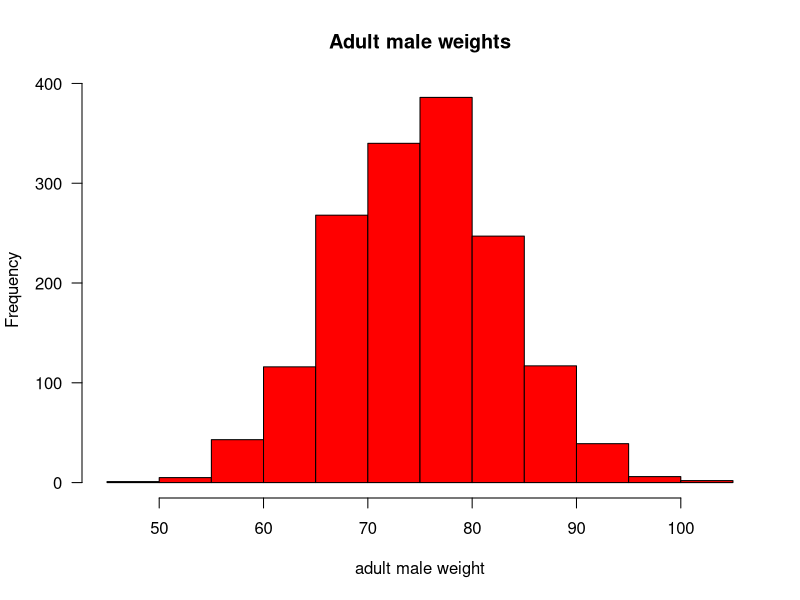
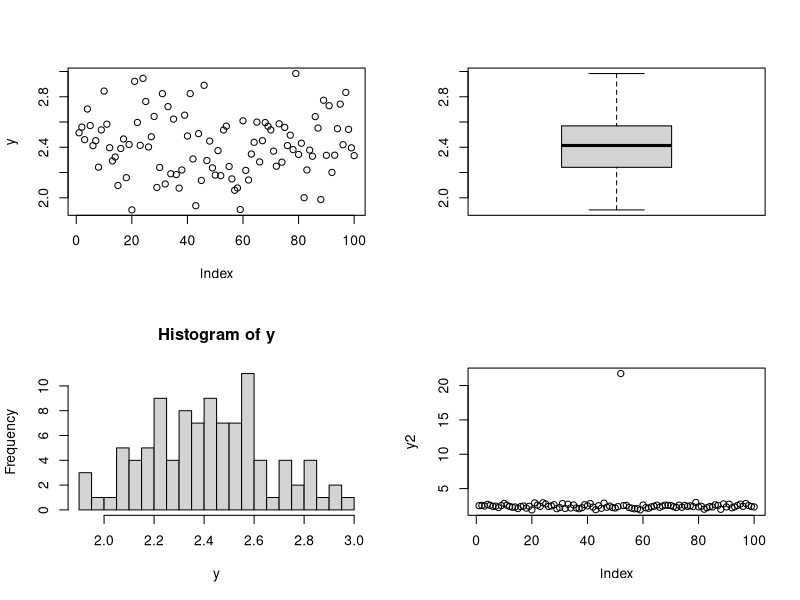
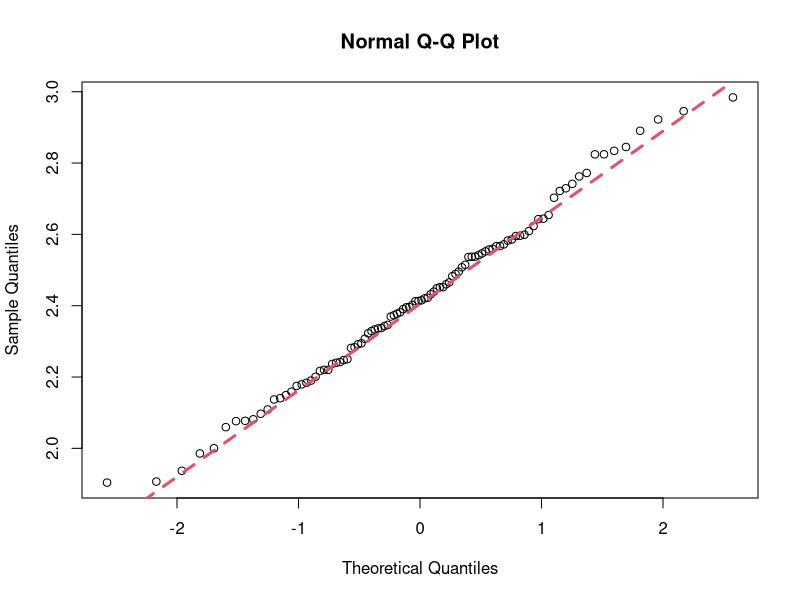
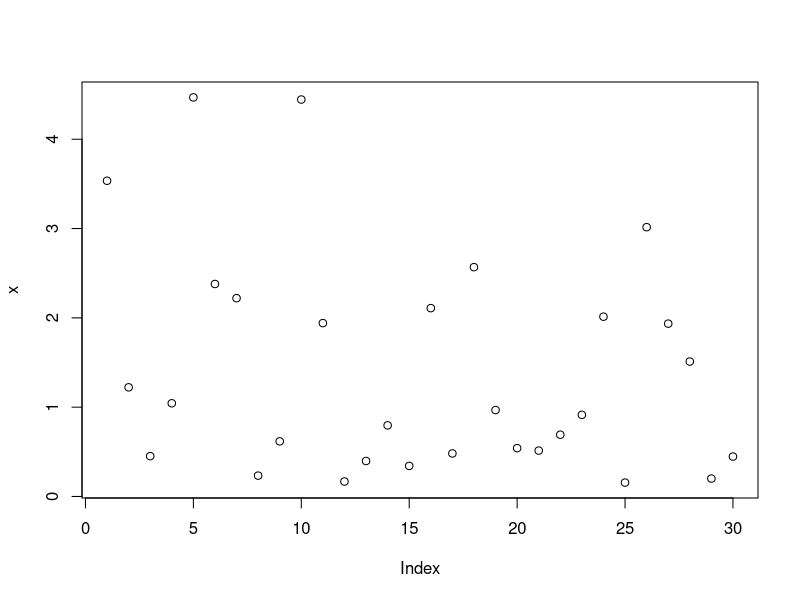
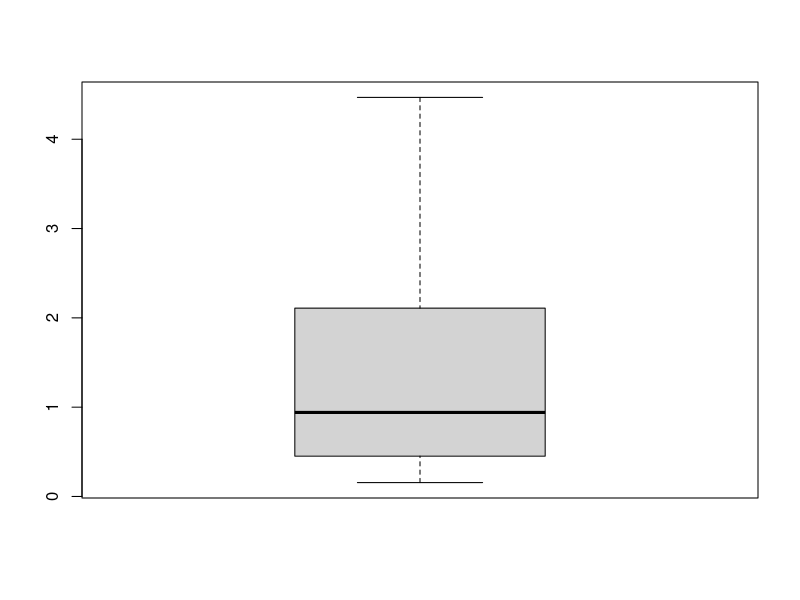
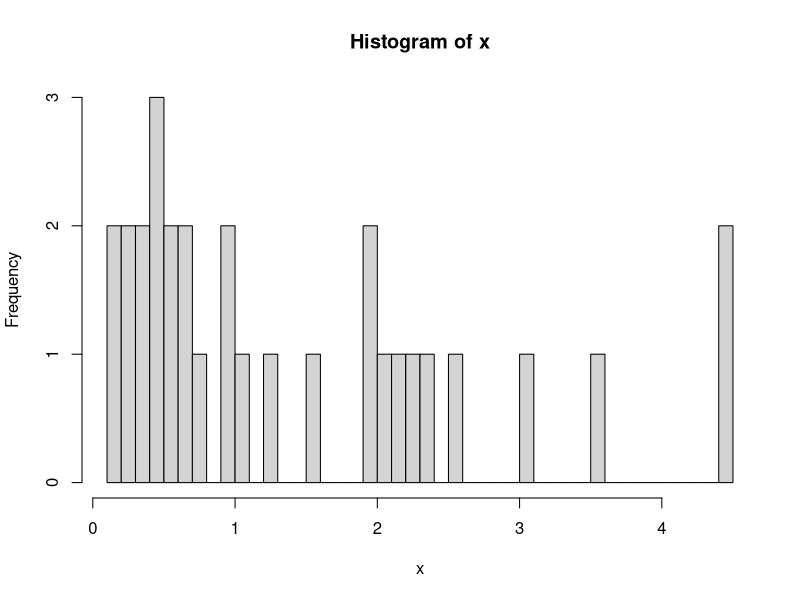
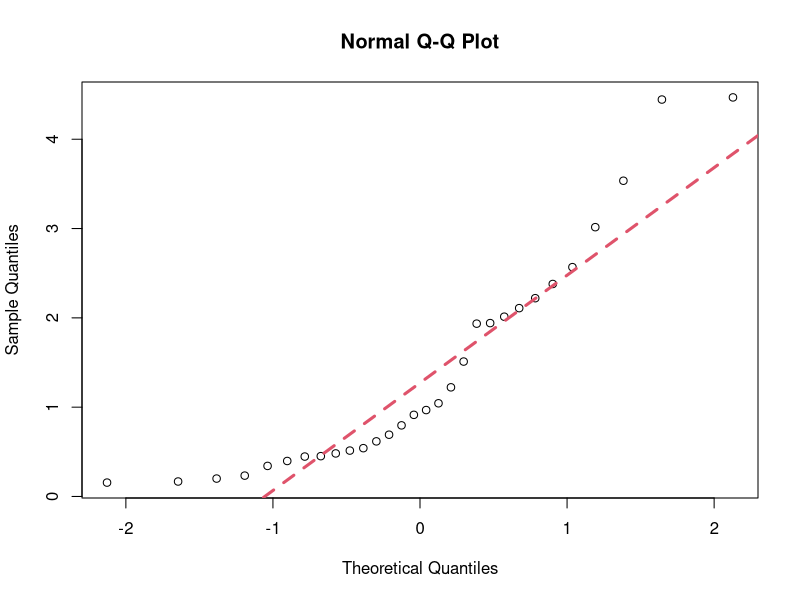
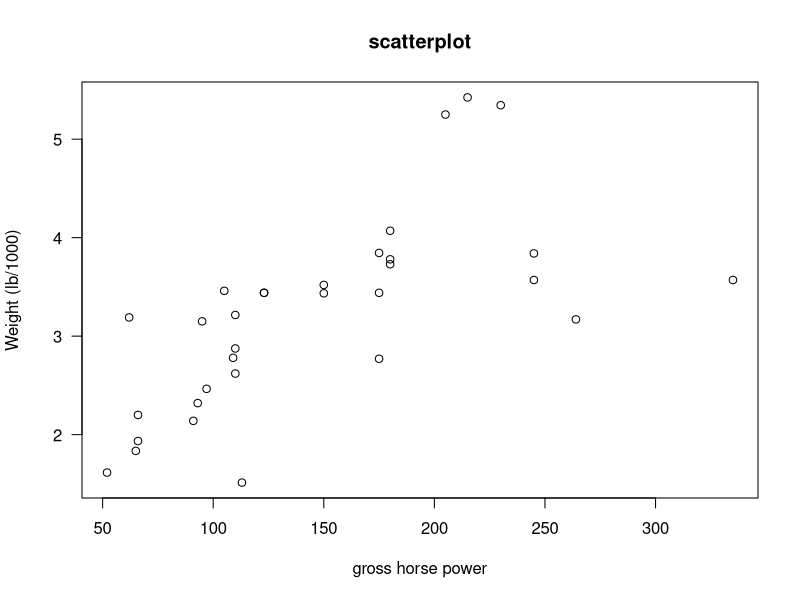

Write the R code that produced these figures, in order.
## ---- chunk 1
library(knitr)
opts_knit$set(global.par=TRUE) 
opts_chunk$set(cache.extra = rand_seed,fig.align='center')
set.seed(3)
## ---- chunk 2
data1=rnorm(1570,mean=75,sd=8)
hist(data1, main="Adult male weights", xlab="adult male weight", col="red", las=1)
## ---- chunk 3
data = read.table("../Data/Simone/das.txt", header=T)
summary(data)
## ---- chunk 4
attach(data) #command search() helps to verify what is/is not attached)
par(mfrow=c(2,2)) #to divide the plot window
plot(y)
boxplot(y)
hist(y, breaks=20)
y2=y
y2[52]=21.75 # to change the 52nd value for 21.75 instead of 2.175:
plot(y2)     #very good to spot mistakes, outliers
par(mfrow=c(1,1)) #back to one plot window
## ---- chunk 5
qqnorm(y)
qqline(y,lty=2, col=2, lwd=3)
## ---- chunk 6
shapiro.test(y)  # p-value=0.753, these data are normally distributed
detach(data)
## ---- chunk 7
x=exp(rnorm(30))  #rnorm without specification (normal distributed or not) picks data from the standard normal, mean = 0, sd = 1
plot(x)
## ---- chunk 8
boxplot(x)
## ---- chunk 9
hist(x, breaks=50)
## ---- chunk 10
qqnorm(x)
qqline(x, lty=2, col=2, lwd=3)
## ---- chunk 11
shapiro.test(x)  #p-value=8.661e-07, not normally distributed
## ---- chunk 12
attach(mtcars)  
plot(hp, wt, main="scatterplot",las=1, xlab ="gross horse power", ylab="Weight (lb/1000)")
## ---- chunk 13
cor(hp, wt, method="pearson")
cor(hp, wt) #Pearson is the default method; the order of variables is not important
cor(hp, wt, method="spearman")
cor(hp, wt, method="kendal")
## ---- chunk 14
cor.test(hp, wt, method="pearson") #Pearson correlation test

cor.test(hp, wt, method="spearman")
#Spearmn is a non-parametric, thus it is not possible to get CIs. There is a error message because R cannot compute exact p values (the test is based on ranks, we have few cars with the same hp or wt).
#We can get rid off the warning letting R know that approximate values are fine
cor.test(hp, wt, method="spearman", exact=F) 

cor.test(hp, wt, method="kendal", exact=F) #same happens with Kendal correlation test
## ---- chunk 15
pairs(mtcars)  # all possible pairwise plots
## ---- chunk 16
names(mtcars)
pairs(mtcars[,c(1,4,6)]) # subsetting the categories we will use
## ---- chunk 17
cor(mtcars)
cor(mtcars[,c(1,4,6)])

detach(mtcars)
